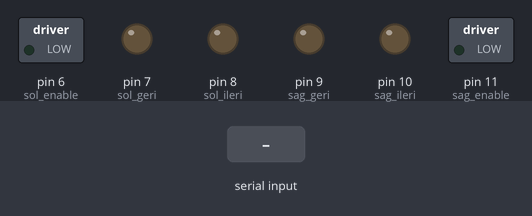
A sketch run on a simulated Arduino Uno, built with avr-gcc and run on an emulated ATmega328P. Shown: switched loads named in the sketch (green lamp = pin HIGH), output pins drawn as LEDs (lit = HIGH). The test bench sets the inputs (shaded band).

Above: at 3.2 s.
3.3 s: "F" received over Serial
At 3.8 s:
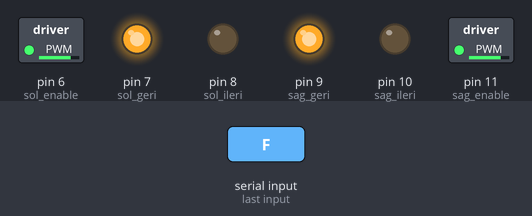
4.8 s: "B" received over Serial
At 6.0 s:
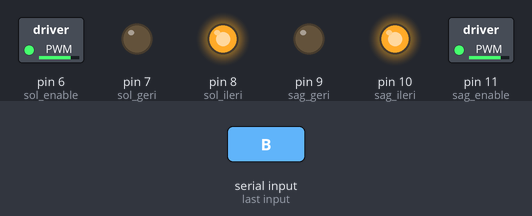
6.3 s: "L" received over Serial
At 7.3 s:
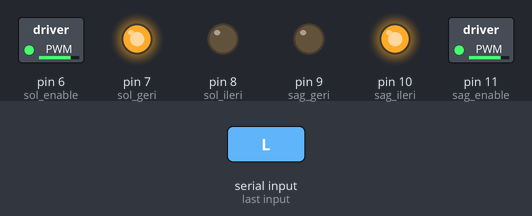
7.8 s: "R" received over Serial
At 8.4 s:
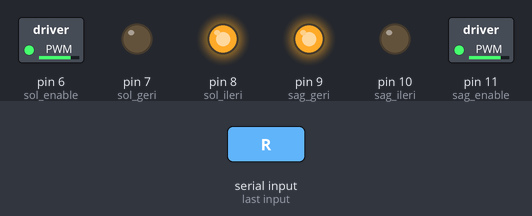
9.3 s: "P" received over Serial
At 9.6 s:
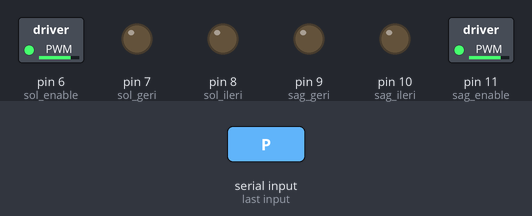
Timing chart, 0 to 11.8 s (numbered marks = the images above; inputs shaded):
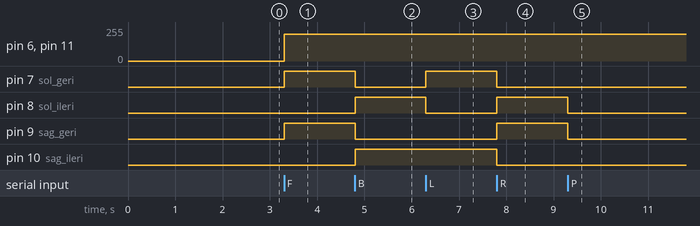

Measured:
- after the input at 3.3 s, pin 6 (sol_enable), pin 11 (sag_enable): 0/255 → 200/255 at once; pin 7 (sol_geri), pin 9 (sag_geri): LOW → HIGH at once
- after the input at 4.8 s, pin 7 (sol_geri), pin 9 (sag_geri): HIGH → LOW at once; pin 8 (sol_ileri), pin 10 (sag_ileri): LOW → HIGH at once
- after the input at 6.3 s, pin 7 (sol_geri): LOW → HIGH at once; pin 8 (sol_ileri): HIGH → LOW at once
- after the input at 7.8 s, pin 7 (sol_geri), pin 10 (sag_ileri): HIGH → LOW at once; pin 8 (sol_ileri), pin 9 (sag_geri): LOW → HIGH at once
- after the input at 9.3 s, pin 8 (sol_ileri), pin 9 (sag_geri): HIGH → LOW at once

The sketch:

arduinoCar.ino
```cpp
#define trig_pin_sol 5
#define echo_pin_sol 4
#define trig_pin_sag 13
#define echo_pin_sag 12
#define trig_pin 3
#define echo_pin 2

const int sag_enable = 11;  // ENABLE A
const int sag_ileri = 10;   // INPUT 1
const int sag_geri = 9;     // INPUT 2
const int sol_ileri = 8;    // INPUT 3
const int sol_geri = 7;     // INPUT 4
const int sol_enable = 6;   // ENABLE B

long sure_sag, mesafe_sag, sure_sol, mesafe_sol, sure, mesafe;

void setup() {
  Serial.begin(9600);

  // pinMode(trig_pin_sag, OUTPUT);
  // pinMode(echo_pin_sag, INPUT);

  // pinMode(trig_pin_sol, OUTPUT);
  // pinMode(echo_pin_sol, INPUT);

  // pinMode(trig_pin, OUTPUT);
  // pinMode(echo_pin, INPUT);
  pinMode(sag_ileri, OUTPUT);
  pinMode(sag_geri, OUTPUT);
  pinMode(sol_ileri, OUTPUT);
  pinMode(sol_geri, OUTPUT);
  pinMode(sag_enable, OUTPUT);
  pinMode(sol_enable, OUTPUT);

  delay(2000);
}

void loop() {


    if (Serial.available()) {
    char command = Serial.read();
    switch (command) {
    case 'F':
     ileri();
      break;
    case 'B':
      geri();
      break;
    case 'L':
    sol();
      break;
    case 'R':
      sag();
      break;
    case 'P':
      dur();
      break;
    default:
    dur();
      break;
  }

  }  /* bluetooth için */
}
  // int ldrValue = analogRead(ldrPin);

  // if (ldrValue > 500 && ldrFlag == 0) {
  //   dur();
  //   Serial.println("Karanlık, bekliyor...");
  //   delay(5000);
  //   ldrFlag = 1;
  // }

  // digitalWrite(trig_pin_sag, LOW);
  // delayMicroseconds(5);
  // digitalWrite(trig_pin_sag, HIGH);
  // delayMicroseconds(10);
  // digitalWrite(trig_pin_sag, LOW);
  // sure_sag = pulseIn(echo_pin_sag, HIGH);
  // mesafe_sag = sure_sag * 0.034 / 2;
  // Serial.print("mesafe sag: ");
  // Serial.println(mesafe_sag);
  // delayMicroseconds(5);

  // digitalWrite(trig_pin_sol, LOW);
  // delayMicroseconds(5);
  // digitalWrite(trig_pin_sol, HIGH);
  // delayMicroseconds(10);
  // digitalWrite(trig_pin_sol, LOW);
  // sure_sol = pulseIn(echo_pin_sol, HIGH);
  // mesafe_sol = sure_sol * 0.034 / 2;
  // Serial.print("mesafe sol: ");
  // Serial.println(mesafe_sol);
  // delayMicroseconds(5);


  //    digitalWrite(trig_pin, LOW);
  //  delayMicroseconds(5);
  //  digitalWrite(trig_pin, HIGH);
  //  delayMicroseconds(10);
  //  digitalWrite(trig_pin, LOW);
  //  sure = pulseIn(echo_pin, HIGH);
  //  mesafe = sure * 0.034 / 2;
  //  Serial.print("mesafe ön: ");
  //  Serial.println(mesafe);
  //  delayMicroseconds(5);


  // if (mesafe > 30) {
  //   ileri();

  // }else{
  //   if(mesafe <30 && mesafe_sag < 30 && mesafe_sol < 30){
  //     dur();
  //     delay(1000);
  //     return;
  //   }

  //   dur();
  //   delay(500);
  //   geri();
  //   delay(200);
  //   dur();
  //   delay(200);

  //   if(mesafe_sag > mesafe_sol){
  //     sag();
  //     delay(180);
  //   }else{
  //     sol();
  //     delay(180);
  //   }


//   }

//}
void ileri() {
  digitalWrite(sag_ileri, LOW);
  digitalWrite(sag_geri, HIGH);
  digitalWrite(sol_ileri, LOW);
  digitalWrite(sol_geri, HIGH);
  analogWrite(sag_enable, 200);  // motor hızları 255 PWM
  analogWrite(sol_enable, 200);
}
void geri() {
  digitalWrite(sag_ileri, HIGH);
  digitalWrite(sag_geri, LOW);
  digitalWrite(sol_ileri, HIGH);
  digitalWrite(sol_geri, LOW);
  analogWrite(sag_enable, 200);  // motor hızları 255 PWM
  analogWrite(sol_enable, 200);
}
void dur() {
  digitalWrite(sag_ileri, LOW);
  digitalWrite(sag_geri, LOW);
  digitalWrite(sol_ileri, LOW);
  digitalWrite(sol_geri, LOW);
}

void sag() {
  digitalWrite(sag_ileri, LOW);
  digitalWrite(sag_geri, HIGH);
  digitalWrite(sol_ileri, HIGH);
  digitalWrite(sol_geri, LOW);
  analogWrite(sag_enable, 200);  // motor hızları 255 PWM
  analogWrite(sol_enable, 200);
}

void sol() {
  digitalWrite(sag_ileri, HIGH);
  digitalWrite(sag_geri, LOW);
  digitalWrite(sol_ileri, LOW);
  digitalWrite(sol_geri, HIGH);
  analogWrite(sag_enable, 200);  // motor hızları 255 PWM
  analogWrite(sol_enable, 200);
}
```
